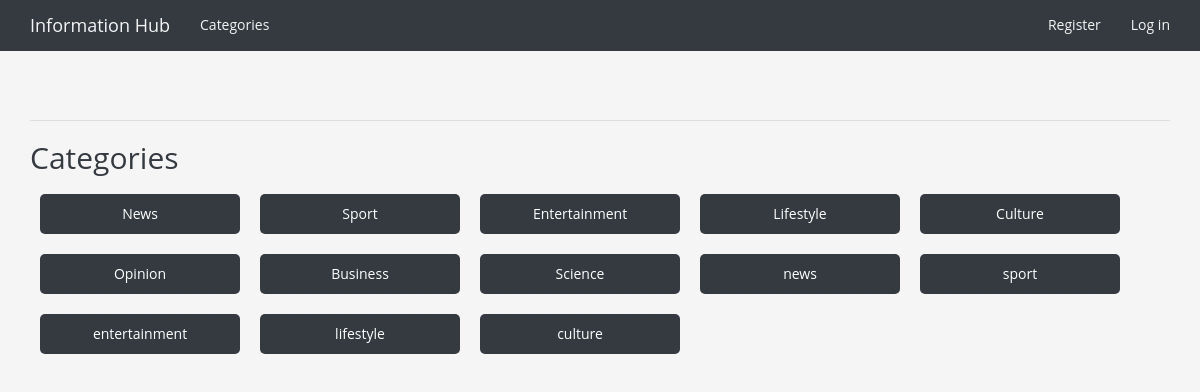
The page /categories/ on the database as committed earlier.
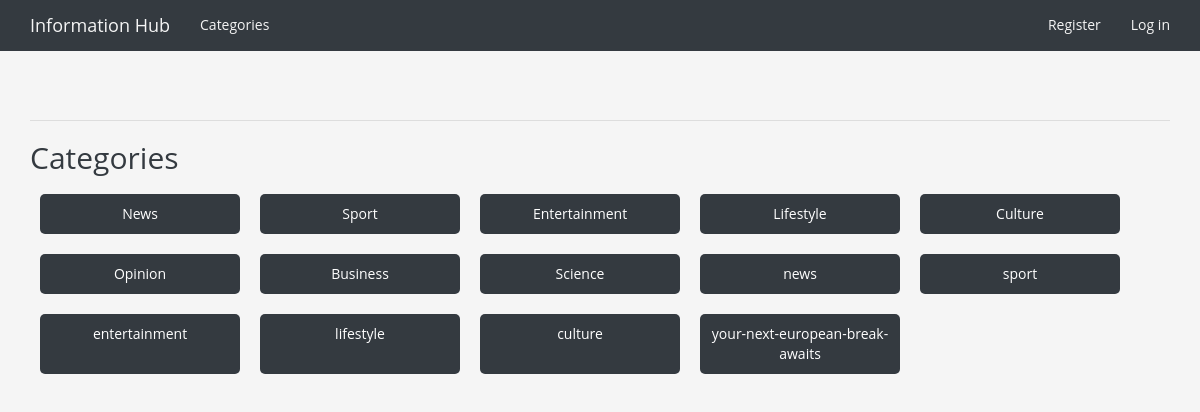
The same page on the database as committed later.
### info_hubs/models.py (models this page shows)
class Category(models.Model):
    text = models.CharField(max_length=200)
    date_added = models.DateTimeField(auto_now_add=True)
    class Meta:
        verbose_name_plural = 'categories'
    def __str__(self):
        return self.text

### info_hubs/views.py (the view)
# urls.py: re_path('^categories/$', views.categories, name='categories'),
def categories(request):
    categories = Category.objects.order_by('date_added')
    context = {'categories': categories}
    return render(request, 'info_hubs/categories.html', context)

### info_hubs/templates/info_hubs/categories.html
{% extends "info_hubs/base.html" %}
{% block content %}
  <h2 style="color: #343a40;">Categories</h2>
  <div style="display: flex; flex-wrap: wrap;">
    {% for category in categories %}
      <a style="background-color: #343a40; border-radius: 5px; margin: 10px;
       padding: 10px; text-align: center; width: 200px; color: white;
       text-decoration: none;"
         href="{% url 'info_hubs:category' category.id %}">
        {{ category }}
      </a>
    {% empty %}
      <div>No categories have been added yet.</div>
    {% endfor %}
  </div>
{% endblock content %}

Rows that differ between the two databases and show on the page:
added Category: text "your-next-european-break-awaits"
